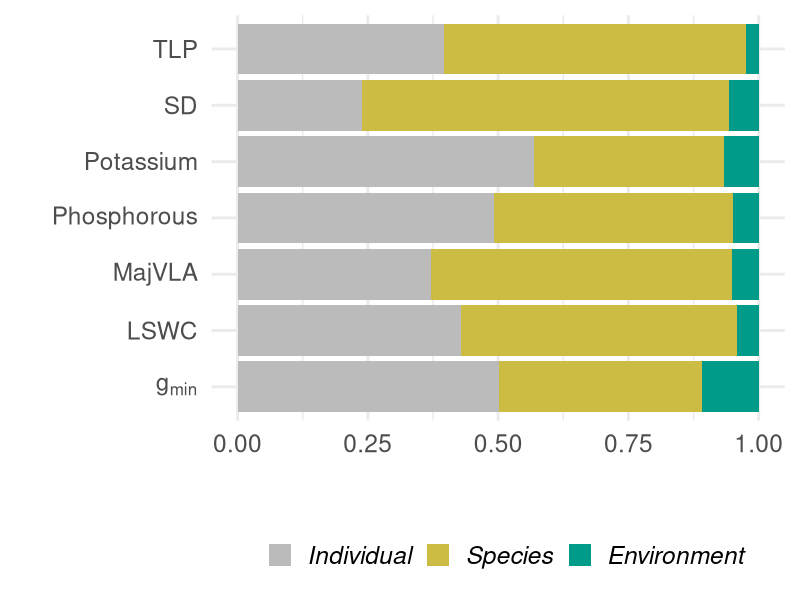
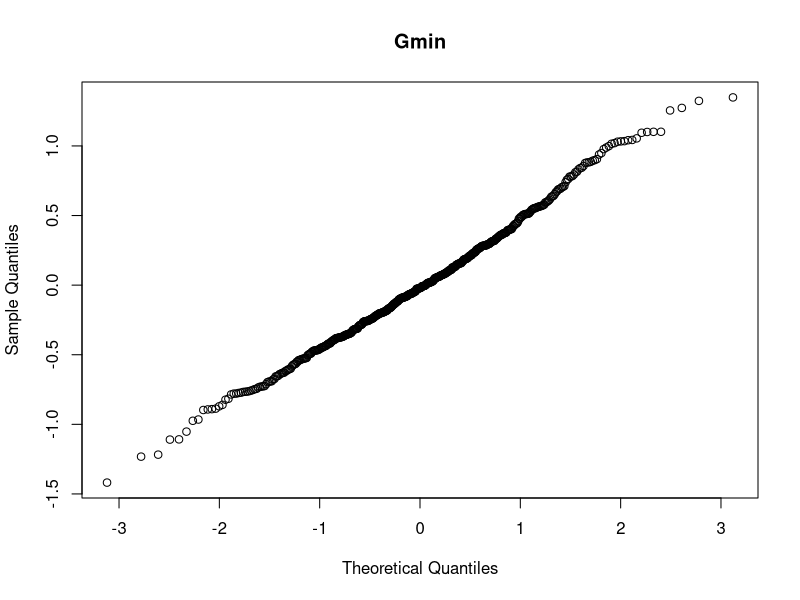
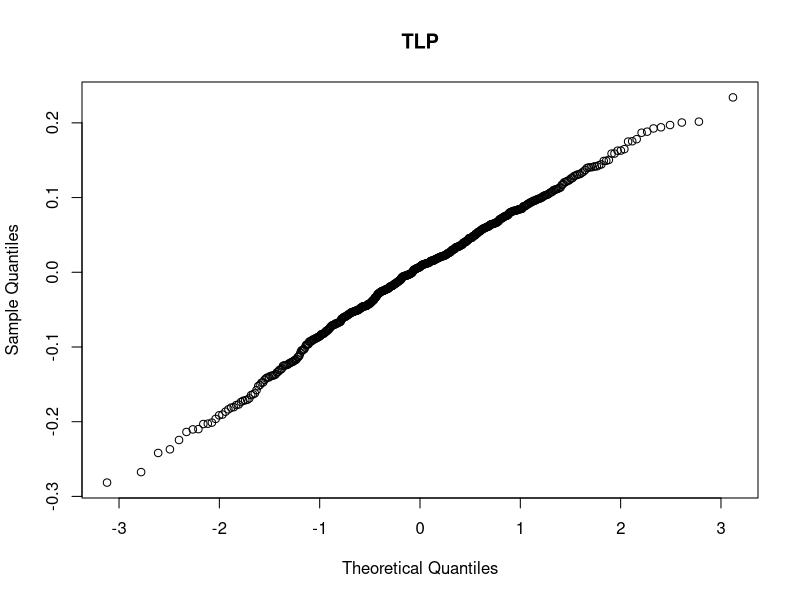
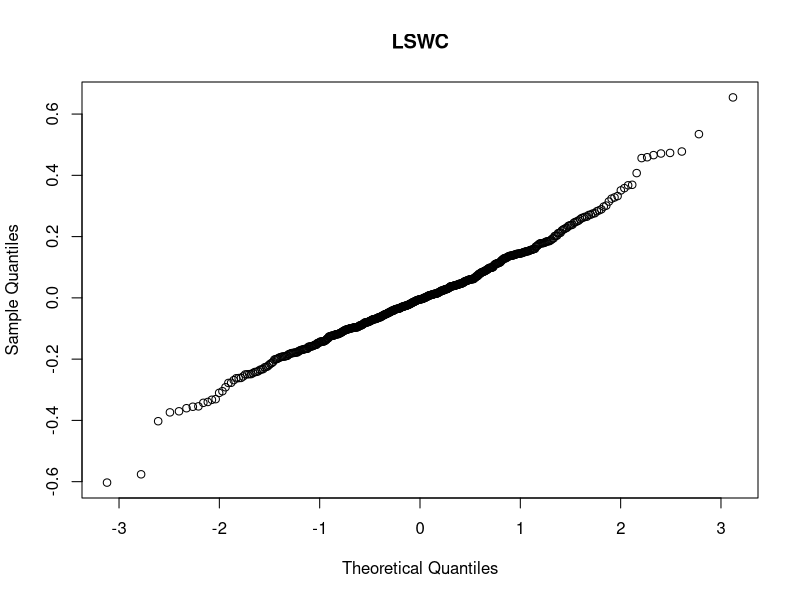
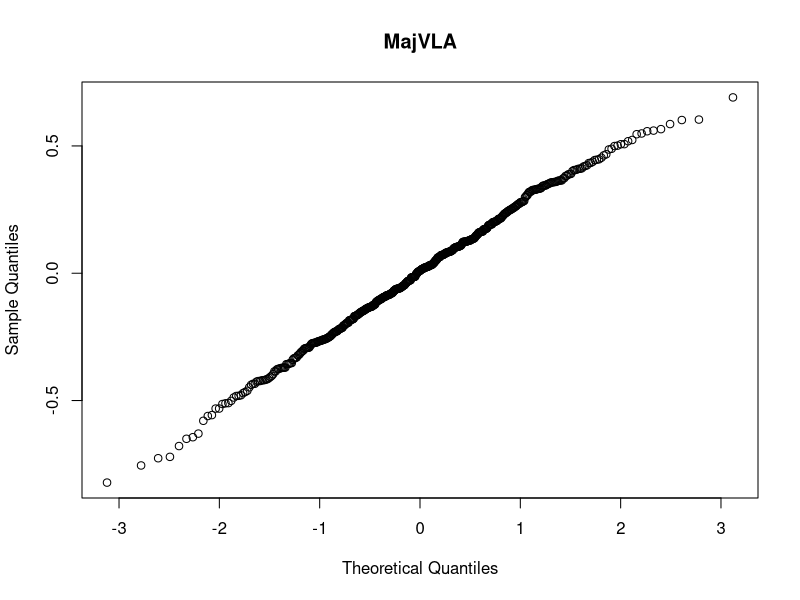
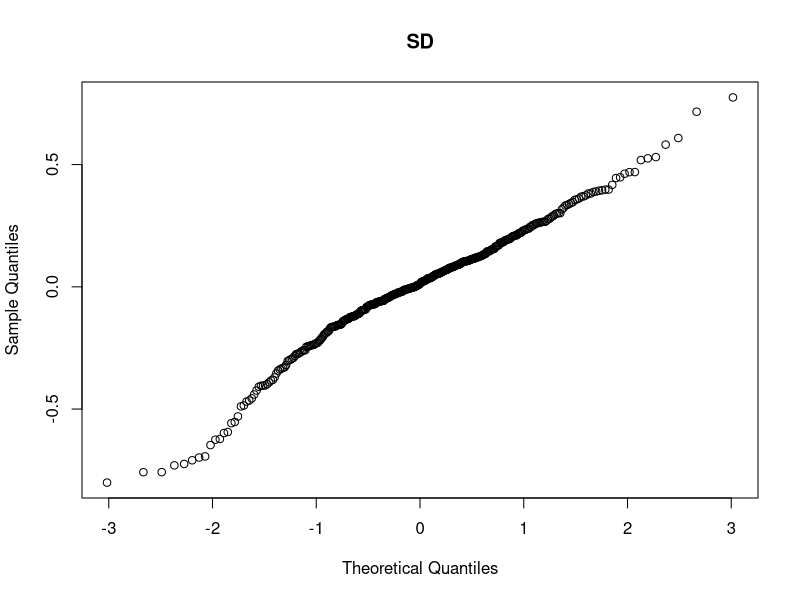
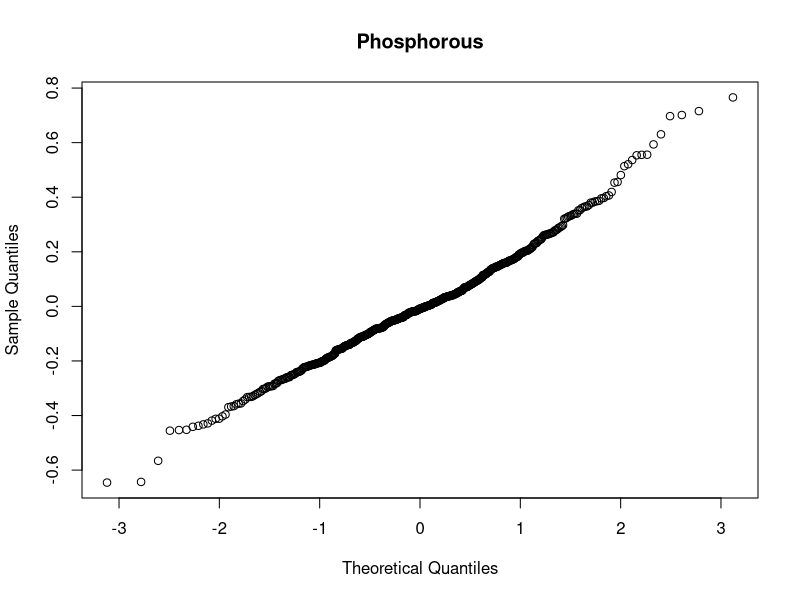
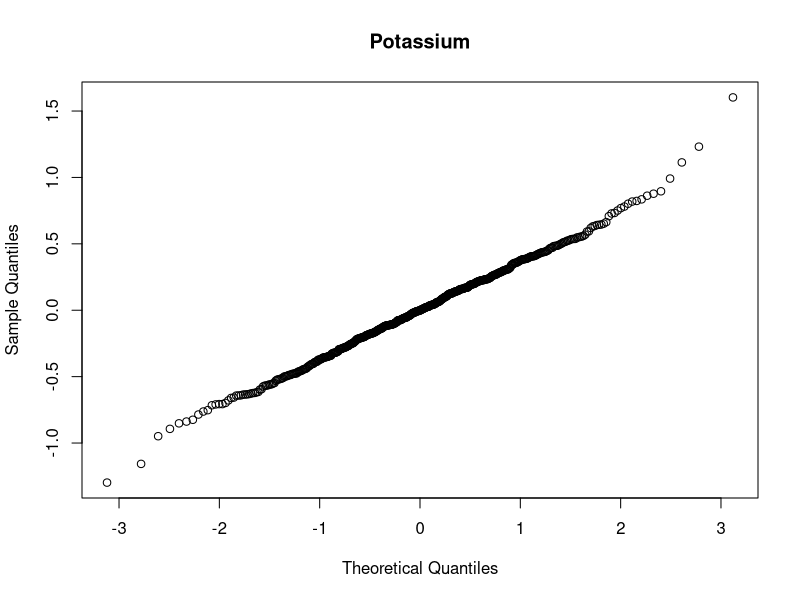

Recreate these plots in R, in order. (Note: this script raises an error after producing the figures.)
##############################################
#Variance partitioning for all individuals 
##############################################

#library used
library(lme4) #to fit the model and do the variance partitioning
library(dplyr) #to pipe
library(ggplot2) #to plot

#data used (log on all traits)
Data <- read.csv("Dataset/OUTPUT_cleaning/Subset_imputed/Subset_imputation_exceptSD.csv") %>% 
  dplyr::select(-C, -N) %>%
  rename(Potassium = K, 
         Phosphorous = P) %>% 
  relocate(SD, .after = MajVLA) %>%
  mutate_at(c("Gmin","TLP", "LSWC", "MajVLA", "SD", "Phosphorous", "Potassium", "TWI"), abs) %>% 
  mutate_at(c("Gmin","TLP", "LSWC", "MajVLA", "SD", "Phosphorous", "Potassium", "TWI"), log) %>% 
  mutate(TLP = -TLP)

Data$Forest <- as.factor(Data$Forest)

#function for variance partitioning
Var_par <- function(Trait, Mydata){
  
  #Rename the trait column
  colnames(Mydata)[which(colnames(Mydata) == Trait)] <- "Trait"  
  
  
  # Fit the linear mixed-effects model
  model <- lme4::lmer(Trait ~ TWI + Forest + (1 | Name), data = Mydata)
  
  #Fit the associated null model with random intercept on species
  null_model <- lme4::lmer(Trait~ (1 | Name), data = Mydata)
  
  # Extract the variance components 
  Var_components <- lme4::VarCorr(model)
  var_sp <- Var_components$Name[1] #for the random effects - species
  var_indv <- attr(Var_components, "sc")^2 #model residual, also known as the intraspecific residual variance (linked to the individual but also error measures). I square because it returns the residual standard deviation and I want the residual variance.
  
  # Obtain the variance of the random effect in the null model.
  random_variance_null <- lme4::VarCorr(null_model)$Name[1]
  
  # Obtain the residual variance
  residual_variance_null <- attr(lme4::VarCorr(null_model), "sc")^2
  
  # Obtain the total variance of the null model
  v_0 <- random_variance_null + residual_variance_null
  
  # Calculate the variance component linked to the env't by substracting the residual variance of the model (var_indv) and the variance explained by the random factor, the species (var_sp), from the variance of the null model
  var_envt <- v_0 - var_indv - var_sp
  
  Traits <- c(Trait, Trait, Trait)
  Levels <- c("Environment", "Species", "Individual")
  Variances <- c(var_envt/v_0, var_sp/v_0, var_indv/v_0)
  
  
  return(data.frame(Traits, Levels, Variances))
}

# Loop to calculate the variance partitioning for all traits
vars <- c()

for (i in colnames(Data)[9:15]){
  
  vars <- bind_rows(vars, Var_par(Trait = i, Mydata = Data))
  
}

#plot the results

vars$Levels <- as.factor(vars$Levels)

variance_plot<- vars %>%  
  mutate(Levels = factor(Levels, levels=c("Environment", "Species", "Individual"))) %>%
  mutate(Traits = dplyr::recode(Traits, "Gmin" = "g[min]")) %>% #recode gmin
  ggplot(aes(fill=Levels, y=Variances, x=Traits)) + 
  geom_bar(position="stack", stat="identity") +
  theme_minimal(base_size = 22) +
  ylab("") + xlab("")+
  theme(legend.text = element_text(face = "italic"),legend.position = "bottom") +
  scale_fill_manual("", values=c("#BBBBBB", "#CCBC44", "#029A88"),
                    breaks=c("Individual", "Species", "Environment"),
                    labels=c("Individual", "Species", "Environment"))  +
  coord_flip() +
  scale_x_discrete(labels = scales::label_parse())

variance_plot

#save plot
ggsave(filename = "Variance_partitioning.png", plot = variance_plot, bg = "white", width = 10, height = 8, dpi = 600)


##############################################
#function for plotting residuals distribution 
##############################################


res_plot <- function(Trait, Mydata){
  
  #Rename the trait column
  colnames(Mydata)[which(colnames(Mydata) == Trait)] <- "Trait"  
  
  
  # Fit the linear mixed-effects model
  model <- lmer(Trait ~ TWI + Forest + (1 | Name), data = Mydata)
  plot <- qqnorm(resid(model), main= Trait)
  
  
  return(plot)
}

# Loop to plot residuals of the model for all traits

plotlist <- list()

for (i in colnames(Data)[9:17]){
  
  
  plotlist[[i]] <- local({
    
    i <- i
    
    res_plot(i, Data)
  })
  
  
}
